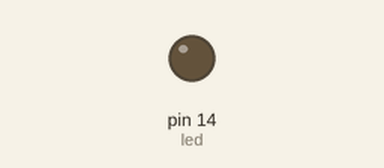
A sketch run on a simulated Arduino Uno, built with avr-gcc and run on an emulated ATmega328P. On the bench: output pins drawn as LEDs (lit = HIGH).

Above: at 0.7 s.
At 5.5 s:
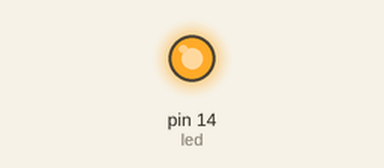
Timing chart, 0 to 7.3 s (numbered marks = the images above):
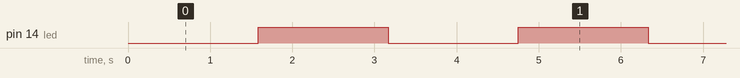

The sketch:

Interrupcao_CTC.ino
```cpp
#define led PC0
unsigned char contador=0;
ISR(TIMER0_COMPA_vect){
  contador++;
  if(contador>122){
    PORTC ^= (1<<led);
    contador = 0;
  }
}

int main(){
  DDRC |= (1<<led);
  TCCR0A = (1<<WGM01); //TIMER NO MODO CTC(COMPARAÇÃO)
  TCCR0B |= (1<<CS00) | (1<<CS02);//BORDA DE SUBIDA
  TIMSK0 |= (1<<OCIE0A);//LIGA INT POR OVERFLOW(INTERRUPÇÃO DE MODO NORMAL)
  sei();
  OCR0A = 200;
  while(1){

  }
}
```

Measured:
- by itself, pin 14 (led): alternates HIGH for 1.6 s and LOW for 1.6 s
